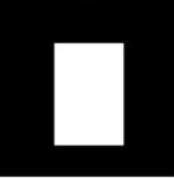
#> input picture 1. Image Processing/Media/M3/whiteblock.JPG, 174 x 178 px, found by its file name
$ jupyter execute '3.08 Edge Detection with First _ Second Order Derivatives.ipynb'   (older library calls are emulated)
#> lines starting #> are read from the running program, lines starting #| are printed output that depends on the picture
# <center><font style="color:rgb(100,109,254)">Edge Detection with First & Second Order Derivatives</font></center>

[cell 1]
import cv2
import numpy as np
from matplotlib import pyplot as plt

#    <font style="color:rgb(134,19,348)"> First Order Derivative Filters   </font>

### <font style="color:rgb(134,19,348)"> Perwit Filters   </font>

Lets see how can we use some filters to calculate the gradients of the image.

**Note:** These x, y gradients are also called x,y derivatives of the image

Lets first see how we can calculate the y gradient, the same kind of logic will translate for x gradient. So the question we have to ask is what kind of filter will let us calculate the y gradient.
What we want to find is the change or difference in intensity for every pixel, so we want for every pixel is to tell us the difference between the top and bottom pixel. So we just have to subtract the top and bottom pixel and store the gradient in the current pixel.

The following kernel will let us achieve that

\begin{bmatrix}
-1 \\
 0  \\
 1  \\
\end{bmatrix}

Similarly if we wanted to calculate the horizontal gradient we would use a kernel like this:

\begin{bmatrix}
-1 & 0 &1
\end{bmatrix}

Now if we had a horizontal patch of image valued [0.255.255] which as you can see is a patch which goes from black `0` to white `255`.

Now if we apply our horizontal filter to it like:

[-1 * 0 + 0 * 255 + 1 * 255] = +255

So the magnitude of the gradient for the middle pixel is `255` in the positive x direction.

Now this all good but remember in the kernels we have previously used, we usually use a matrix kernel instead of the vector because by taking into account more pixels we can have a better estimate of the gradient, so we will do just that and insted of a 1 x 3 patch, we will use a 3 x 3 patch.

So for Calculating x gradient we have:

\begin{bmatrix}
-1 & 0 & 1 \\
-1 & 0 & 1 \\
-1 & 0 & 1
\end{bmatrix}

And for y gradient we have

\begin{bmatrix}
-1 & 0 & 1\\
-1 & 0 & 1\\
-1 & 0 & 1
\end{bmatrix}

Now these filters are called the **Prewitt filters.**

##  <font style="color:rgb(134,19,348)">   Sobel Filters  </font>

We can make these gradient calculations even more robust and noise free if we do perform gaussian blurring on the image before applying the gradient filter. Since blurring is also a convolution operation, So now we have to apply two convolution operations one after the other.

And just like that you can combine a bunch of linear operations into one similarly, we can also combine both these operations into a single convolution operation (kind of like how we created our image sharpening filter).

Now Opencv already has one such implementation, they are called Sobel filters, before taking X or Y gradient they also do gaussian smoothing.

These are the Sobel x and y filters

$$
\begin{bmatrix}
-1 & 0 & 1\\
-2 & 0 & 2\\
-1 & 0 & 1
\end{bmatrix}
\quad
\quad
\quad
\quad
\quad
\quad
\begin{bmatrix}
-1 & -2 & -1\\
0 & 0 & 0\\
1 & 2 & 1
\end{bmatrix}
$$

[```dst = cv2.Sobel(src, ddepth, dx, dy[, dst[, ksize[, scale[, delta[, borderType]]]]])```](https://docs.opencv.org/4.2.0/d4/d86/group__imgproc__filter.html#gacea54f142e81b6758cb6f375ce782c8d)

- **`src`**	input image.
- **`dst`**	output image of the same size and the same number of channels as src .
- **`ddepth`**	output image depth,in the case of 8-bit input images it will result in truncated derivatives.
- **`dx`**	order of the derivative x.
- **`dy`**	order of the derivative y.
- **`ksize`**	size of the extended Sobel kernel; it must be 1, 3, 5, or 7.
- **`scale`**	optional scale factor for the computed derivative values; by default, no scaling is applied.
- **`delta`**	optional delta value that is added to the results prior to storing them in dst.
- **`borderType`**	pixel extrapolation method.

Now with Sobel filter , you can either take x gradients or y gradients. For x gradient you have to make the `dx` value `1` which means just take the first order derivative and `dy` is `0` which means to ignore the y gradient. Now if you wanted to take the y gradient then you would do vice versa

[cell 2]
img = cv2.imread('media/M3/whiteblock.jpg', 0)
#> img is the input picture: shape (178, 174); min 0, max 255, mean 60.4

sobelx = cv2.Sobel(img,cv2.CV_64F,1,0,ksize=5)
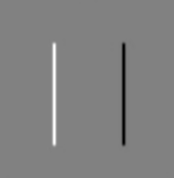
#> sobelx: shape (178, 174) float64; min -10274, max 10022, mean 0.3; drawn with min black and max white
sobely = cv2.Sobel(img,cv2.CV_64F,0,1,ksize=5)
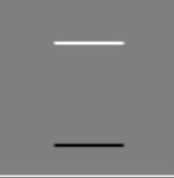
#> sobely: shape (178, 174) float64; min -10435, max 10369, mean 93.3; drawn with min black and max white

plt.figure(figsize=[15,15])
plt.subplot(131);plt.imshow(img[:,:],cmap='gray');plt.title("Original Image");
plt.subplot(132);plt.imshow(sobelx[:,:],cmap='gray');plt.title("sobelx Image");
plt.subplot(133);plt.imshow(sobely[:,:],cmap='gray');plt.title("sobely Image");
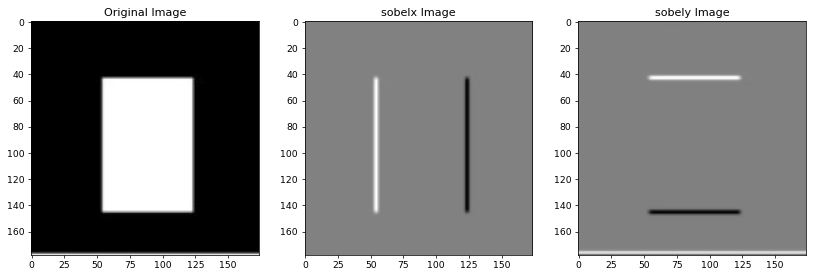
#> figure drawn by matplotlib, 3 panels

In the above results the white is the positive x , y gradients. Gray can be thought of as `0` and the black is the negative gradient.

###  <font style="color:rgb(134,19,348)">   Sobel Filters as Horizontal & Vertical Edge Detector    </font>
Now lets take a look at another example to see how this can be used a horizontal or vertical edge detector.

[cell 3]
img = cv2.imread('media/M3/suduko1.png', 0)
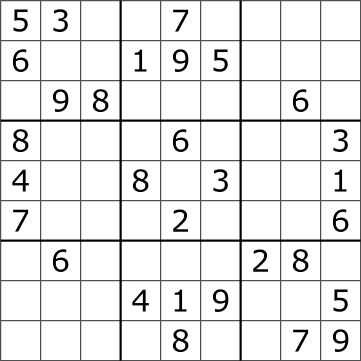
#> input picture 1. Image Processing/Media/M3/suduko1.png, 361 x 361 px, found by its file name
#> img is the input picture: shape (361, 361); min 0, max 255, mean 231.9

sobelx = cv2.Sobel(img,cv2.CV_64F,1,0,ksize=-1)
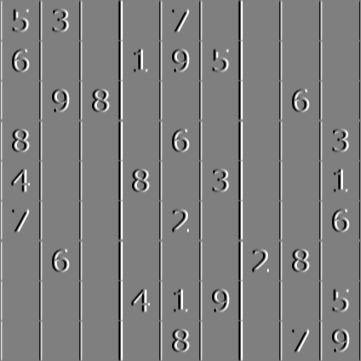
#> sobelx: shape (361, 361) float64; min -4080, max 4080, mean 1.9; drawn with min black and max white
sobely = cv2.Sobel(img,cv2.CV_64F,0,1,ksize=5)
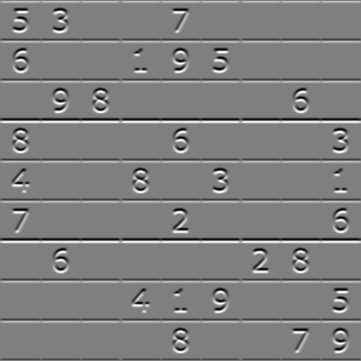
#> sobely: shape (361, 361) float64; min -12240, max 12240, mean 7.5; drawn with min black and max white

plt.figure(figsize=[15,15])
plt.subplot(131);plt.imshow(img[:,:],cmap='gray');plt.title("Original Image");
plt.subplot(132);plt.imshow(sobelx[:,:],cmap='gray');plt.title("sobelx Image");
plt.subplot(133);plt.imshow(sobely[:,:],cmap='gray');plt.title("sobely Image");

**It should be noted that differencing operations are more affected by noise compared to summing operations**, take for an example there are two numbers 60 and 65, if you add some noise to 65 and make it 67 then the difference between these two goes from 5 to 7 (67-60 instead of 65-60). A increase in change of 2 / 5 = 40%

If this was an addition operation then the noise would not have caused that much problem since the change would be just (67 - 65) / 125 = 1.6%

So in summary differentiation (calculating derivatives) will perform poorly in presence of noise, whereas an addition operation wont be effected by noise that much.

#    <font style="color:rgb(134,19,348)">  2nd Order Derivatives  </font>
We have seen Sobel calculates 1st order derivatives in x and y direction as it gives large values when there is large changes in intensities (during edges) so we use it as an edge detector , similarly we can use 2nd order derivatives which have zero values when they fall on edges (zero crossing).

##  <font style="color:rgb(134,19,348)">  Laplacian Filter    </font>

Now laplacian filter are 2nd order derivatives, they are given by,

$$
L(x,y) = \frac{\partial^2 Image }{\partial^2 x} +  \frac{\partial^2 Image }{\partial^2 y}
$$

Now the above expression may look daunting but don't worry, the expression reduces to a simple kernel below via which you can perform laplacian filtering.

$$
\begin{bmatrix}
0 & 1 & 0\\
1 & -4 & 1\\
0 & 1 & 0
\end{bmatrix}
$$

Now Unlike Sobel which performs Gaussian to reduce noise prior to calculating gradients, the laplacian does not do that and so its susceptible to noise so we could manually perform a gaussian filter to reduce the noise before we apply the laplacian. This may not always give better results but its good to try.

[```dst = cv2.Laplacian(src, ddepth[, dst[, ksize[, scale[, delta[, borderType]]]]])```](https://docs.opencv.org/4.2.0/d4/d86/group__imgproc__filter.html#gad78703e4c8fe703d479c1860d76429e6)

- **src**	Source image.
- **dst**	Destination image of the same size and the same number of channels as src .
- **ddepth**	Desired depth of the destination image.
- **ksize**	Aperture size used to compute the second-derivative filters. See getDerivKernels for details. The size must be positive and odd.
- **scale**	Optional scale factor for the computed Laplacian values. By default, no scaling is applied. See getDerivKernels for details.
- **delta**	Optional delta value that is added to the results prior to storing them in dst .
- **borderType**	Pixel extrapolation method, see BorderTypes

[cell 4]
img = cv2.imread('media/M3/stop.jpg',0)
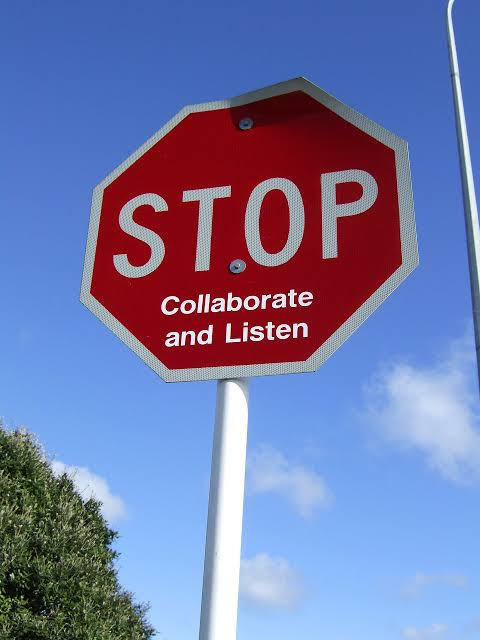
#> input picture 1. Image Processing/Media/M3/stop.jpg, 480 x 640 px, found by its file name
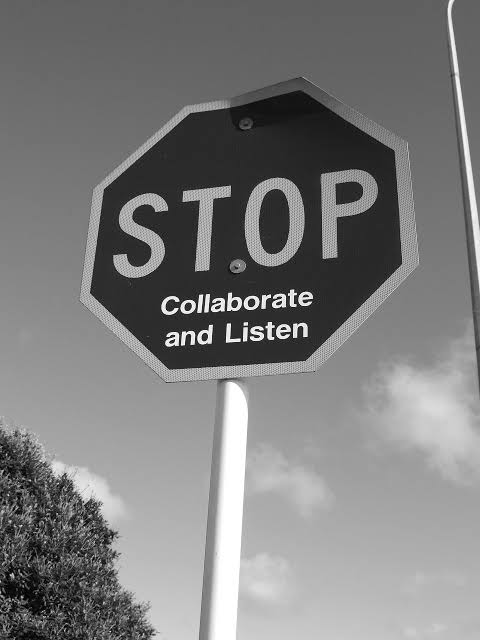
#> img: shape (640, 480); min 0, max 255, mean 124.1

img = cv2.GaussianBlur(img,(3,3),0,0)
laplacian = cv2.Laplacian(img,cv2.CV_64F,ksize=13)
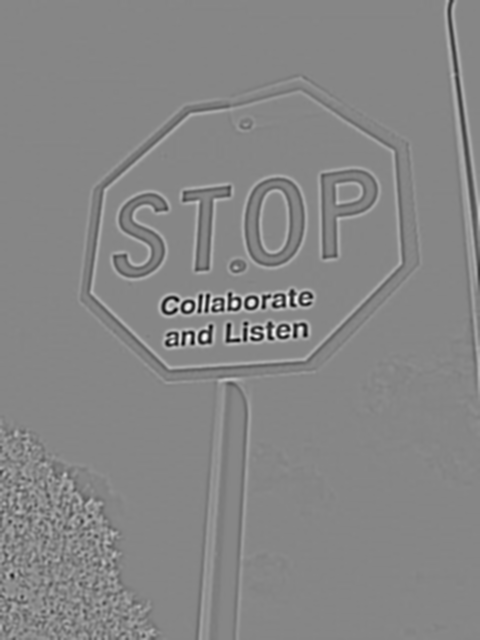
#> laplacian: shape (640, 480) float64; min -143587968, max 128894640, mean 536; drawn with min black and max white


plt.figure(figsize=[16,16])
plt.subplot(121);plt.imshow(img,cmap='gray');plt.title("Original Image");plt.axis('off');
plt.subplot(122);plt.imshow(laplacian, cmap='gray');plt.title("laplacian Image");plt.axis('off');
